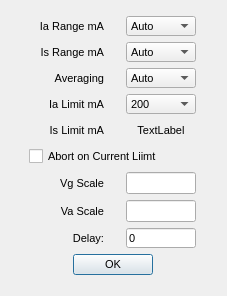
<?xml version="1.0" encoding="UTF-8"?>
<ui version="4.0">
 <class>options_dialog</class>
 <widget class="QDialog" name="options_dialog">
  <property name="geometry">
   <rect>
    <x>0</x>
    <y>0</y>
    <width>227</width>
    <height>296</height>
   </rect>
  </property>
  <property name="font">
   <font>
    <pointsize>8</pointsize>
   </font>
  </property>
  <property name="windowTitle">
   <string>Options</string>
  </property>
  <widget class="QWidget" name="gridLayoutWidget">
   <property name="geometry">
    <rect>
     <x>7</x>
     <y>10</y>
     <width>211</width>
     <height>271</height>
    </rect>
   </property>
   <layout class="QGridLayout" name="gridLayout" rowstretch="0,0,0,0,0,0,0,0,0,0,0,0,0,0,0,0" columnstretch="0,0" rowminimumheight="0,0,0,0,0,0,0,0,0,0,0,0,0,0,0,0">
    <property name="leftMargin">
     <number>6</number>
    </property>
    <property name="topMargin">
     <number>6</number>
    </property>
    <property name="rightMargin">
     <number>6</number>
    </property>
    <property name="bottomMargin">
     <number>6</number>
    </property>
    <item row="6" column="1">
     <widget class="QLineEdit" name="VgScaleText">
      <property name="sizePolicy">
       <sizepolicy hsizetype="Fixed" vsizetype="Fixed">
        <horstretch>0</horstretch>
        <verstretch>0</verstretch>
       </sizepolicy>
      </property>
      <property name="maximumSize">
       <size>
        <width>70</width>
        <height>40</height>
       </size>
      </property>
     </widget>
    </item>
    <item row="8" column="0">
     <widget class="QLabel" name="label_3">
      <property name="sizePolicy">
       <sizepolicy hsizetype="Expanding" vsizetype="Ignored">
        <horstretch>0</horstretch>
        <verstretch>0</verstretch>
       </sizepolicy>
      </property>
      <property name="minimumSize">
       <size>
        <width>10</width>
        <height>0</height>
       </size>
      </property>
      <property name="maximumSize">
       <size>
        <width>75</width>
        <height>40</height>
       </size>
      </property>
      <property name="text">
       <string>      Delay:</string>
      </property>
      <property name="alignment">
       <set>Qt::AlignRight|Qt::AlignTrailing|Qt::AlignVCenter</set>
      </property>
     </widget>
    </item>
    <item row="8" column="1">
     <widget class="QLineEdit" name="Delay">
      <property name="sizePolicy">
       <sizepolicy hsizetype="Ignored" vsizetype="Ignored">
        <horstretch>0</horstretch>
        <verstretch>0</verstretch>
       </sizepolicy>
      </property>
      <property name="maximumSize">
       <size>
        <width>70</width>
        <height>40</height>
       </size>
      </property>
      <property name="text">
       <string>0</string>
      </property>
     </widget>
    </item>
    <item row="6" column="0">
     <widget class="QLabel" name="label">
      <property name="sizePolicy">
       <sizepolicy hsizetype="Expanding" vsizetype="Preferred">
        <horstretch>0</horstretch>
        <verstretch>0</verstretch>
       </sizepolicy>
      </property>
      <property name="minimumSize">
       <size>
        <width>10</width>
        <height>0</height>
       </size>
      </property>
      <property name="maximumSize">
       <size>
        <width>75</width>
        <height>40</height>
       </size>
      </property>
      <property name="text">
       <string>Vg Scale</string>
      </property>
      <property name="alignment">
       <set>Qt::AlignRight|Qt::AlignTrailing|Qt::AlignVCenter</set>
      </property>
     </widget>
    </item>
    <item row="7" column="0">
     <widget class="QLabel" name="label_7">
      <property name="sizePolicy">
       <sizepolicy hsizetype="Expanding" vsizetype="Preferred">
        <horstretch>0</horstretch>
        <verstretch>0</verstretch>
       </sizepolicy>
      </property>
      <property name="minimumSize">
       <size>
        <width>10</width>
        <height>0</height>
       </size>
      </property>
      <property name="maximumSize">
       <size>
        <width>75</width>
        <height>40</height>
       </size>
      </property>
      <property name="text">
       <string>Va Scale</string>
      </property>
      <property name="alignment">
       <set>Qt::AlignRight|Qt::AlignTrailing|Qt::AlignVCenter</set>
      </property>
     </widget>
    </item>
    <item row="3" column="1">
     <widget class="QComboBox" name="IlimitSel">
      <property name="sizePolicy">
       <sizepolicy hsizetype="Ignored" vsizetype="Ignored">
        <horstretch>0</horstretch>
        <verstretch>0</verstretch>
       </sizepolicy>
      </property>
      <property name="maximumSize">
       <size>
        <width>70</width>
        <height>40</height>
       </size>
      </property>
      <property name="editable">
       <bool>false</bool>
      </property>
      <property name="maxCount">
       <number>10</number>
      </property>
      <item>
       <property name="text">
        <string>200</string>
       </property>
      </item>
      <item>
       <property name="text">
        <string>175</string>
       </property>
      </item>
      <item>
       <property name="text">
        <string>150</string>
       </property>
      </item>
      <item>
       <property name="text">
        <string>125</string>
       </property>
      </item>
      <item>
       <property name="text">
        <string>100</string>
       </property>
      </item>
      <item>
       <property name="text">
        <string>50</string>
       </property>
      </item>
      <item>
       <property name="text">
        <string>25</string>
       </property>
      </item>
      <item>
       <property name="text">
        <string>12</string>
       </property>
      </item>
      <item>
       <property name="text">
        <string>7</string>
       </property>
      </item>
      <item>
       <property name="text">
        <string>Off</string>
       </property>
      </item>
     </widget>
    </item>
    <item row="7" column="1">
     <widget class="QLineEdit" name="VaScaleText">
      <property name="sizePolicy">
       <sizepolicy hsizetype="Fixed" vsizetype="Fixed">
        <horstretch>0</horstretch>
        <verstretch>0</verstretch>
       </sizepolicy>
      </property>
      <property name="maximumSize">
       <size>
        <width>70</width>
        <height>40</height>
       </size>
      </property>
     </widget>
    </item>
    <item row="15" column="0" colspan="2">
     <widget class="QDialogButtonBox" name="buttonBox">
      <property name="orientation">
       <enum>Qt::Horizontal</enum>
      </property>
      <property name="standardButtons">
       <set>QDialogButtonBox::Ok</set>
      </property>
      <property name="centerButtons">
       <bool>true</bool>
      </property>
     </widget>
    </item>
    <item row="4" column="0">
     <widget class="QLabel" name="label_8">
      <property name="sizePolicy">
       <sizepolicy hsizetype="Expanding" vsizetype="Ignored">
        <horstretch>0</horstretch>
        <verstretch>0</verstretch>
       </sizepolicy>
      </property>
      <property name="minimumSize">
       <size>
        <width>10</width>
        <height>0</height>
       </size>
      </property>
      <property name="maximumSize">
       <size>
        <width>75</width>
        <height>40</height>
       </size>
      </property>
      <property name="text">
       <string>Is Limit mA</string>
      </property>
      <property name="alignment">
       <set>Qt::AlignRight|Qt::AlignTrailing|Qt::AlignVCenter</set>
      </property>
     </widget>
    </item>
    <item row="3" column="0">
     <widget class="QLabel" name="label_5">
      <property name="sizePolicy">
       <sizepolicy hsizetype="Expanding" vsizetype="Ignored">
        <horstretch>0</horstretch>
        <verstretch>0</verstretch>
       </sizepolicy>
      </property>
      <property name="minimumSize">
       <size>
        <width>10</width>
        <height>0</height>
       </size>
      </property>
      <property name="maximumSize">
       <size>
        <width>75</width>
        <height>40</height>
       </size>
      </property>
      <property name="text">
       <string>Ia Limit mA</string>
      </property>
      <property name="alignment">
       <set>Qt::AlignRight|Qt::AlignTrailing|Qt::AlignVCenter</set>
      </property>
     </widget>
    </item>
    <item row="1" column="0">
     <widget class="QLabel" name="label_6">
      <property name="sizePolicy">
       <sizepolicy hsizetype="Expanding" vsizetype="Ignored">
        <horstretch>0</horstretch>
        <verstretch>0</verstretch>
       </sizepolicy>
      </property>
      <property name="minimumSize">
       <size>
        <width>10</width>
        <height>0</height>
       </size>
      </property>
      <property name="maximumSize">
       <size>
        <width>75</width>
        <height>40</height>
       </size>
      </property>
      <property name="text">
       <string>Is Range mA</string>
      </property>
      <property name="alignment">
       <set>Qt::AlignRight|Qt::AlignTrailing|Qt::AlignVCenter</set>
      </property>
     </widget>
    </item>
    <item row="4" column="1">
     <widget class="QLabel" name="IsLimit">
      <property name="maximumSize">
       <size>
        <width>70</width>
        <height>40</height>
       </size>
      </property>
      <property name="text">
       <string>TextLabel</string>
      </property>
      <property name="alignment">
       <set>Qt::AlignCenter</set>
      </property>
     </widget>
    </item>
    <item row="0" column="1">
     <widget class="QComboBox" name="IaRangeSel">
      <property name="sizePolicy">
       <sizepolicy hsizetype="Ignored" vsizetype="Ignored">
        <horstretch>0</horstretch>
        <verstretch>0</verstretch>
       </sizepolicy>
      </property>
      <property name="maximumSize">
       <size>
        <width>70</width>
        <height>40</height>
       </size>
      </property>
      <item>
       <property name="text">
        <string>Auto</string>
       </property>
      </item>
      <item>
       <property name="text">
        <string>300</string>
       </property>
      </item>
      <item>
       <property name="text">
        <string>150</string>
       </property>
      </item>
      <item>
       <property name="text">
        <string>60</string>
       </property>
      </item>
      <item>
       <property name="text">
        <string>30</string>
       </property>
      </item>
      <item>
       <property name="text">
        <string>15</string>
       </property>
      </item>
      <item>
       <property name="text">
        <string>6</string>
       </property>
      </item>
      <item>
       <property name="text">
        <string>3</string>
       </property>
      </item>
      <item>
       <property name="text">
        <string>1.5</string>
       </property>
      </item>
     </widget>
    </item>
    <item row="0" column="0">
     <widget class="QLabel" name="label_4">
      <property name="sizePolicy">
       <sizepolicy hsizetype="Expanding" vsizetype="Ignored">
        <horstretch>0</horstretch>
        <verstretch>0</verstretch>
       </sizepolicy>
      </property>
      <property name="minimumSize">
       <size>
        <width>10</width>
        <height>0</height>
       </size>
      </property>
      <property name="maximumSize">
       <size>
        <width>75</width>
        <height>40</height>
       </size>
      </property>
      <property name="text">
       <string>Ia Range mA</string>
      </property>
      <property name="alignment">
       <set>Qt::AlignRight|Qt::AlignTrailing|Qt::AlignVCenter</set>
      </property>
     </widget>
    </item>
    <item row="1" column="1">
     <widget class="QComboBox" name="IsRangeSel">
      <property name="sizePolicy">
       <sizepolicy hsizetype="Ignored" vsizetype="Ignored">
        <horstretch>0</horstretch>
        <verstretch>0</verstretch>
       </sizepolicy>
      </property>
      <property name="maximumSize">
       <size>
        <width>70</width>
        <height>40</height>
       </size>
      </property>
      <item>
       <property name="text">
        <string>Auto</string>
       </property>
      </item>
      <item>
       <property name="text">
        <string>300</string>
       </property>
      </item>
      <item>
       <property name="text">
        <string>150</string>
       </property>
      </item>
      <item>
       <property name="text">
        <string>60</string>
       </property>
      </item>
      <item>
       <property name="text">
        <string>30</string>
       </property>
      </item>
      <item>
       <property name="text">
        <string>15</string>
       </property>
      </item>
      <item>
       <property name="text">
        <string>6</string>
       </property>
      </item>
      <item>
       <property name="text">
        <string>3</string>
       </property>
      </item>
      <item>
       <property name="text">
        <string>1.5</string>
       </property>
      </item>
     </widget>
    </item>
    <item row="2" column="0">
     <widget class="QLabel" name="label_2">
      <property name="sizePolicy">
       <sizepolicy hsizetype="Expanding" vsizetype="Ignored">
        <horstretch>0</horstretch>
        <verstretch>0</verstretch>
       </sizepolicy>
      </property>
      <property name="minimumSize">
       <size>
        <width>10</width>
        <height>0</height>
       </size>
      </property>
      <property name="maximumSize">
       <size>
        <width>75</width>
        <height>40</height>
       </size>
      </property>
      <property name="text">
       <string>Averaging</string>
      </property>
      <property name="alignment">
       <set>Qt::AlignRight|Qt::AlignTrailing|Qt::AlignVCenter</set>
      </property>
     </widget>
    </item>
    <item row="2" column="1">
     <widget class="QComboBox" name="AvgSel">
      <property name="sizePolicy">
       <sizepolicy hsizetype="Ignored" vsizetype="Ignored">
        <horstretch>0</horstretch>
        <verstretch>0</verstretch>
       </sizepolicy>
      </property>
      <property name="maximumSize">
       <size>
        <width>70</width>
        <height>40</height>
       </size>
      </property>
      <property name="toolTip">
       <string>&lt;html&gt;&lt;head/&gt;&lt;body&gt;&lt;p&gt;AvgSel&lt;/p&gt;&lt;/body&gt;&lt;/html&gt;</string>
      </property>
      <item>
       <property name="text">
        <string>Auto</string>
       </property>
      </item>
      <item>
       <property name="text">
        <string>1</string>
       </property>
      </item>
      <item>
       <property name="text">
        <string>2</string>
       </property>
      </item>
      <item>
       <property name="text">
        <string>4</string>
       </property>
      </item>
      <item>
       <property name="text">
        <string>8</string>
       </property>
      </item>
      <item>
       <property name="text">
        <string>16</string>
       </property>
      </item>
      <item>
       <property name="text">
        <string>32</string>
       </property>
      </item>
     </widget>
    </item>
    <item row="5" column="0" colspan="2">
     <widget class="QCheckBox" name="AbortOnLimit">
      <property name="sizePolicy">
       <sizepolicy hsizetype="Expanding" vsizetype="Preferred">
        <horstretch>0</horstretch>
        <verstretch>0</verstretch>
       </sizepolicy>
      </property>
      <property name="minimumSize">
       <size>
        <width>100</width>
        <height>0</height>
       </size>
      </property>
      <property name="maximumSize">
       <size>
        <width>150</width>
        <height>40</height>
       </size>
      </property>
      <property name="layoutDirection">
       <enum>Qt::LeftToRight</enum>
      </property>
      <property name="text">
       <string>Abort on Current Liimt</string>
      </property>
     </widget>
    </item>
   </layout>
  </widget>
 </widget>
 <resources/>
 <connections>
  <connection>
   <sender>buttonBox</sender>
   <signal>accepted()</signal>
   <receiver>options_dialog</receiver>
   <slot>accept()</slot>
   <hints>
    <hint type="sourcelabel">
     <x>299</x>
     <y>157</y>
    </hint>
    <hint type="destinationlabel">
     <x>157</x>
     <y>274</y>
    </hint>
   </hints>
  </connection>
  <connection>
   <sender>buttonBox</sender>
   <signal>rejected()</signal>
   <receiver>options_dialog</receiver>
   <slot>reject()</slot>
   <hints>
    <hint type="sourcelabel">
     <x>299</x>
     <y>157</y>
    </hint>
    <hint type="destinationlabel">
     <x>286</x>
     <y>274</y>
    </hint>
   </hints>
  </connection>
 </connections>
</ui>
